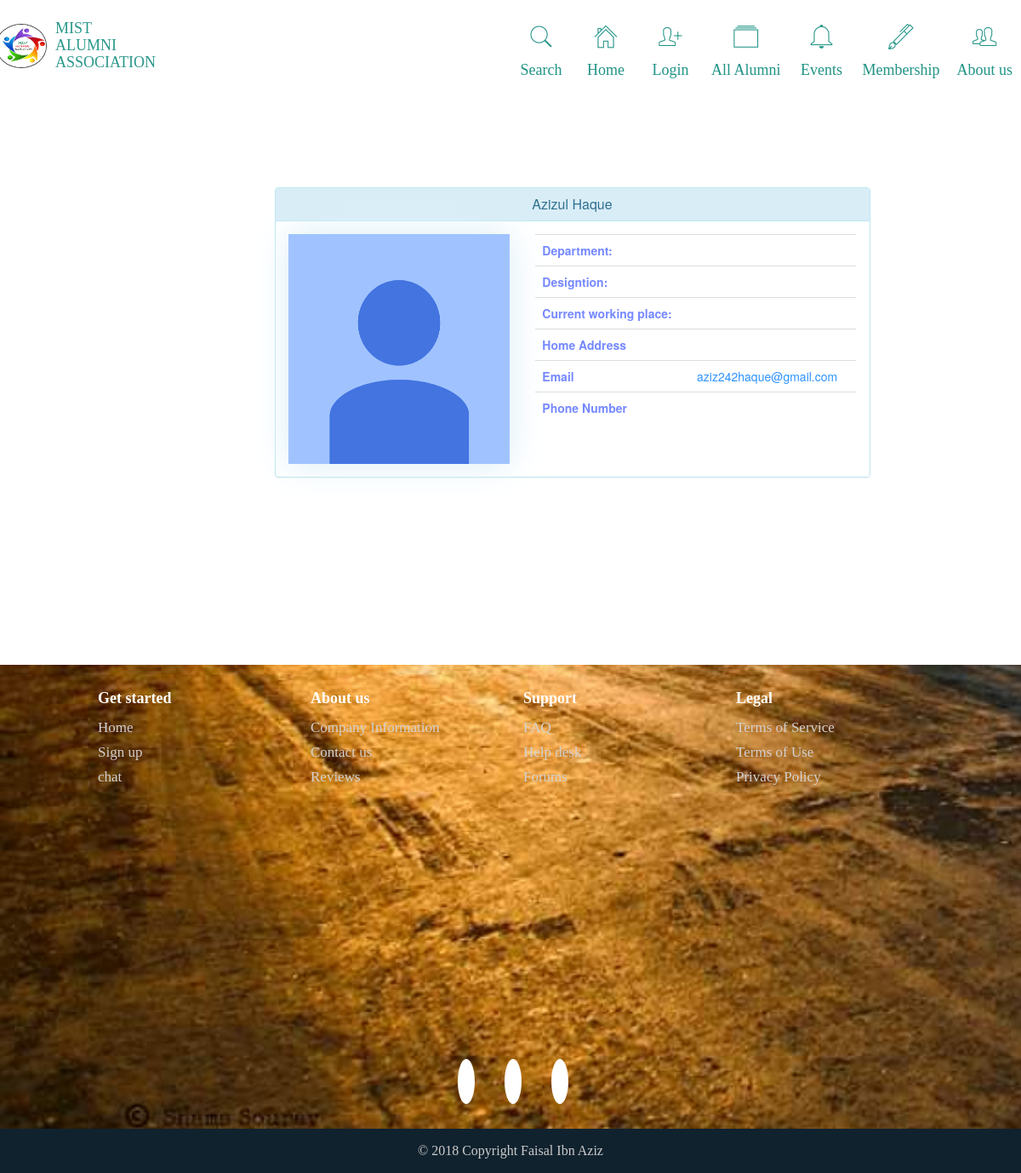
Page /viewProfile.php?id=2 on the earlier database version.
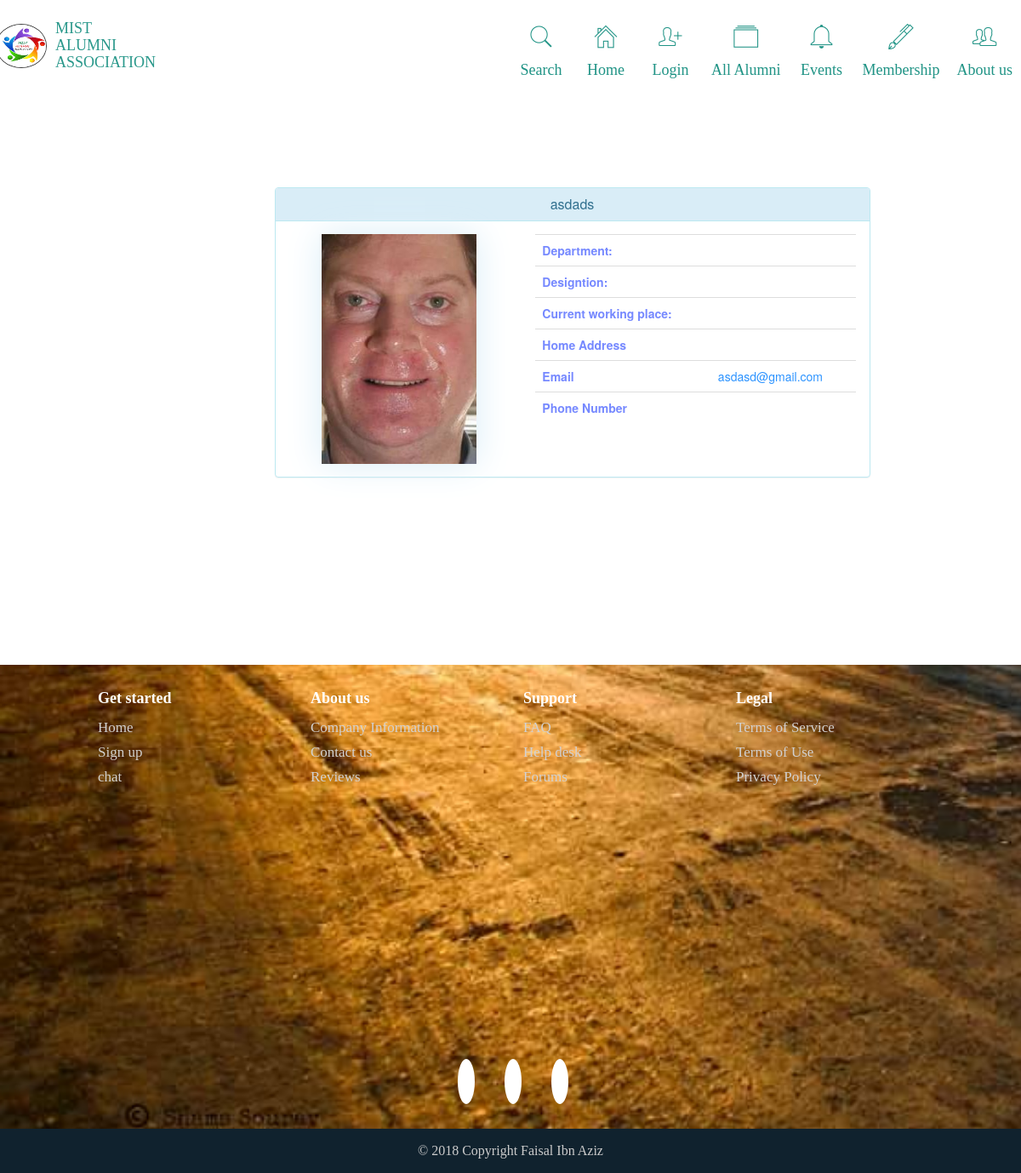
Same page on the later database version.
### tables this page shows
CREATE TABLE `users` (
  `u_id` int(11) NOT NULL,
  `u_fnm` varchar(255) NOT NULL,
  `u_unm` varchar(255) NOT NULL,
  `u_pwd` varchar(255) NOT NULL,
  `u_email` varchar(255) NOT NULL,
  `mobile_no` varchar(255) NOT NULL,
  `designation` varchar(255) NOT NULL,
  `city` varchar(255) NOT NULL,
  `current_working_place` varchar(255) NOT NULL,
  `address` varchar(255) NOT NULL,
  `department` varchar(255) NOT NULL,
  `student_status` varchar(255) NOT NULL,
  `research_link` varchar(255) NOT NULL,
  `higher_uni` varchar(255) NOT NULL,
  `higher_cntry` varchar(255) NOT NULL,
  `higher_dept` varchar(255) NOT NULL,
  `higher_research_area` varchar(255) NOT NULL,
  `higher_admsn` varchar(255) NOT NULL,
  `higher_fund_status` varchar(255) NOT NULL,
  `higher_CGPA` varchar(255) NOT NULL,
  `higher_ielts` varchar(255) NOT NULL,
  `higher_gre` varchar(255) NOT NULL,
  `higher_publications` varchar(255) NOT NULL,
  `higher_job_experience` varchar(255) NOT NULL,
  `higher_apply` text NOT NULL,
  `higher_fund` text NOT NULL,
  `u_img` varchar(255) NOT NULL,
  `forgot_pass_identity` varchar(255) NOT NULL,
  `created` datetime NOT NULL,
  `modified` datetime NOT NULL,
  `status` int(1) NOT NULL DEFAULT '1',
  `facebook` varchar(255) NOT NULL,
  `twitter` varchar(255) NOT NULL,
  `googleplus` varchar(255) NOT NULL,
  `linkedin` varchar(255) NOT NULL
);

### viewProfile.php (the view, shortened to what this page needs)
<!doctype html>
<html lang="en">
<head>
    <link rel="stylesheet" href="css/bootstrap.min.css">
    <link rel="stylesheet" href="css/Footer-with-map.css">
</head>
<body>
<?php
include 'navbarNew2.php';
?>
<?php
$userID = $_GET['id'];
$db = new mysqli('localhost', 'root', '', 'alumni') or die('cant connect to db');
$sql = "SELECT * FROM alumni.users where u_id = '$userID'";
$res = $db->query($sql);
$row = $res->fetch_array(MYSQLI_ASSOC);
?>
<div class="container">
    <div class="row">
        <div class="col-xs-12 col-sm-12 col-md-6 col-lg-6 col-xs-offset-0 col-sm-offset-0 col-md-offset-3
            col-lg-offset-3 toppad">
            <div class="panel panel-info" style="margin-top: 100px; width: 700px;">
                <div class="panel-heading">
                    <h3 class="panel-title text-center"><?php echo $row['u_fnm']; ?></h3>
                </div>
                <div class="panel-body">
                    <div class="row">
                        <div class="col-md-5 col-lg-5" align="center">
                            <img alt="User Pic" style="height: 270px;
                             box-shadow: 0px 0px 40px #D9EDF7, 0px 0px 20px rgba(256, 256, 256, 1);"
                                 src="images/userImages/<?php echo $row['u_img']; ?>"
                                 class="img-responsive">
                        </div>
                        <div class=" col-md-7 col-lg-7">
                            <table class="table table-user-information">
                                <tbody>
                                <tr>
                                    <td>Department:</td>
                                    <td> <?php echo $row['department']; ?></td>
                                </tr>
                                <tr>
                                    <td>Designtion:</td>
                                    <td><?php echo $row['designation']; ?></td>
                                </tr>
                                <tr>
                                    <td>Current working place:</td>
                                    <td><?php echo $row['current_working_place']; ?></td>
                                </tr>
                                <tr>
                                <tr>
                                    <td>Home Address</td>
                                    <td><?php echo $row['address']; ?></td>
                                </tr>
                                <tr>
                                    <td>Email</td>
                                    <td>
                                        <a href="mailto:<?php echo $row['u_email']; ?>"><?php echo $row['u_email']; ?></a>
                                    </td>
                                </tr>
                                <td>Phone Number</td>
                                <td><?php echo $row['mobile_no']; ?></td>
                                </tr>
                                </tbody>
                            </table>
                        </div>
                    </div>
                </div>
            </div>
        </div>
    </div>
</div>
<?php
include 'footer.php';
?>
</body>
</html>

Differences in the rows shown:
changed users: u_fnm "Azizul Haque" → "asdads"; u_img: a different picture; u_email "aziz242haque@gmail.com" → "asdasd@gmail.com"
